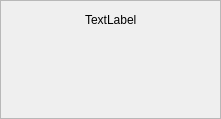
<?xml version="1.0" encoding="UTF-8"?>
<ui version="4.0">
 <class>ComponentGridItemQt</class>
 <widget class="QWidget" name="ComponentGridItemQt">
  <property name="geometry">
   <rect>
    <x>0</x>
    <y>0</y>
    <width>221</width>
    <height>119</height>
   </rect>
  </property>
  <property name="minimumSize">
   <size>
    <width>10</width>
    <height>10</height>
   </size>
  </property>
  <property name="windowTitle">
   <string>Form</string>
  </property>
  <layout class="QGridLayout" name="gridLayout">
   <property name="leftMargin">
    <number>0</number>
   </property>
   <property name="topMargin">
    <number>0</number>
   </property>
   <property name="rightMargin">
    <number>0</number>
   </property>
   <property name="bottomMargin">
    <number>0</number>
   </property>
   <item row="0" column="0">
    <widget class="QFrame" name="frame">
     <property name="autoFillBackground">
      <bool>true</bool>
     </property>
     <property name="frameShape">
      <enum>QFrame::StyledPanel</enum>
     </property>
     <layout class="QGridLayout" name="gridLayout_2">
      <property name="spacing">
       <number>0</number>
      </property>
      <item row="0" column="1">
       <widget class="QLabel" name="componentName">
        <property name="text">
         <string>TextLabel</string>
        </property>
       </widget>
      </item>
      <item row="1" column="1">
       <spacer name="verticalSpacer">
        <property name="orientation">
         <enum>Qt::Vertical</enum>
        </property>
        <property name="sizeHint" stdset="0">
         <size>
          <width>20</width>
          <height>40</height>
         </size>
        </property>
       </spacer>
      </item>
      <item row="0" column="2">
       <spacer name="horizontalSpacer">
        <property name="orientation">
         <enum>Qt::Horizontal</enum>
        </property>
        <property name="sizeHint" stdset="0">
         <size>
          <width>40</width>
          <height>20</height>
         </size>
        </property>
       </spacer>
      </item>
      <item row="0" column="0">
       <spacer name="horizontalSpacer_2">
        <property name="orientation">
         <enum>Qt::Horizontal</enum>
        </property>
        <property name="sizeHint" stdset="0">
         <size>
          <width>40</width>
          <height>20</height>
         </size>
        </property>
       </spacer>
      </item>
     </layout>
    </widget>
   </item>
  </layout>
 </widget>
 <resources/>
 <connections/>
</ui>
